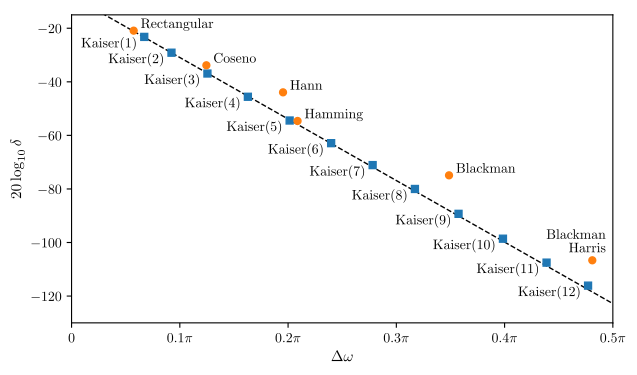

Reproduce this figure in Python.
import matplotlib.pyplot as plt
import numpy as np
from scipy import signal
from itertools import cycle

__author__ = 'ernesto'

plt.rcParams['text.usetex'] = True
plt.rcParams['text.latex.preview'] = True
plt.rcParams['text.latex.preamble'] = [r'\usepackage{amsmath}']

# parámetros
# frecuencia de corte del pasabajos
wc = np.pi / 2
# largo de la ventana
M = 33
# respuesta al impulso del pasabajos ideal
n = np.arange(M)
alpha = (M - 1) / 2
h_lp = np.sin(wc * (n - alpha)) / (np.pi * (n - alpha))
if M % 2 != 0:
    h_lp[(M - 1) // 2] = wc / np.pi
# espectro
nw = 8 * 1024
w = np.linspace(0, np.pi, nw)
# ventanas
win_names = ['boxcar', 'cosine', 'hann', 'hamming', 'blackman', 'blackmanharris']

# cálculo del ancho de banda y el error de aproximación
Nwins = len(win_names)
Dw = np.zeros((Nwins, ))
Pr = np.zeros((Nwins, ))

for j, wname in enumerate(win_names):
    window = signal.windows.get_window(wname, M, fftbins=False)
    # respuesta al impulso de pasabajos enventanado
    h = h_lp * window
    _, W = signal.freqz(h, 1, worN=w, whole=False, plot=None, fs=2 * np.pi)
    # eliminación del componente de fase lineal
    W = np.real(W * np.exp(1j * w * alpha))
    ## cálculo de A
    # indice del primer cruce por cero de W
    izc = np.argmax(W < 0)
    W_dB = 20 * np.log10(np.abs(W))
    i_max = izc + np.argmax(W_dB[izc:])
    A = W_dB[i_max]
    # cálculo de Dw
    delta = 10 ** (A / 20)
    i1 = np.argmax(W < 1 - delta)
    i2 = np.argmax(W < delta)
    Dw[j] = w[i2] - w[i1]
    Pr[j] = A

# lo mismo para ventanas de Kaiser
betas = np.arange(1, 13)
# cálculo del ancho de banda y el error de aproximación
NwinsK = len(betas)
DwK = np.zeros((NwinsK, ))
PrK = np.zeros((NwinsK, ))

for j, beta in enumerate(betas):
    window = signal.windows.kaiser(M, beta, sym=True)
    # respuesta al impulso de pasabajos enventanado
    h = h_lp * window
    _, W = signal.freqz(h, 1, worN=w, whole=False, plot=None, fs=2 * np.pi)
    # eliminación del componente de fase lineal
    W = np.real(W * np.exp(1j * w * alpha))
    ## cálculo de A
    # indice del primer cruce por cero de W
    izc = np.argmax(W < 0)
    W_dB = 20 * np.log10(np.abs(W))
    i_max = izc + np.argmax(W_dB[izc:])
    A = W_dB[i_max]
    # cálculo de Dw
    delta = 10 ** (A / 20)
    i1 = np.argmax(W < 1 - delta)
    i2 = np.argmax(W < delta)
    DwK[j] = w[i2] - w[i1]
    PrK[j] = A


# Valores teóricos
Dws = np.linspace(0, np.pi / 2, 100)
As = -((M - 1) * 2.285 * Dws + 7.95)

# verificación del cálculo del ancho de banda
fig = plt.figure(0, figsize=(7, 5), frameon=False)
plt.plot(w, W)
plt.plot(w[i1], W[i1], 'r.')
plt.plot(w[i2], W[i2], 'r.')

# Gráfica
leg = [r'$\textrm{{{}}}$'.format(win.capitalize()) for win in win_names]
# se modifican manualmente algunos nombres
leg[0] = r'$\textrm{Rectangular}$'
leg[1] = r'$\textrm{Coseno}$'
leg[-1] = r'$\textrm{Blackman Harris}$'

# ciclco de colores
prop_cycle = plt.rcParams['axes.prop_cycle']
colors = cycle(prop_cycle.by_key()['color'])
color1 = next(colors)
color2 = next(colors)

fs = 11
fs2 = 10

fig = plt.figure(1, figsize=(7, 4), frameon=False)

# Gráfica Dw vs A

# valores maximos y minimos de los ejes
xmax_ax = np.pi / 2
xmin_ax = 0
ymax_ax = -15
ymin_ax = -130
xticks = np.linspace(0.0, 0.5, 6)
xticks_labels = ['${:.1f}\pi$'.format(xt) for xt in xticks]
xticks_labels[0] = '$0$'
xticks *= np.pi

ax = plt.subplot2grid((4, 4), (0, 0), rowspan=4, colspan=4)
plt.xlim(xmin_ax, xmax_ax)
plt.ylim(ymin_ax, ymax_ax)
plt.plot(DwK, PrK, color=color1, ls='', marker='s', markersize=5)
plt.plot(Dw, Pr, color=color2, ls='', marker='o', markersize=5)
plt.plot(Dws, As, 'k--', lw=1, zorder=0)
for i in np.arange(NwinsK):
    plt.text(DwK[i]-0.02, PrK[i], r'$\textrm{{Kaiser}}({})$'.format(betas[i]), fontsize=fs2, ha='right', va='top')
for i in np.arange(Nwins - 1):
    plt.text(Dw[i] + 0.02, Pr[i], leg[i], fontsize=fs2, ha='left', va='bottom')
i += 1
plt.text(Dw[i] + 0.04, Pr[i] + 7, r'$\textrm{Blackman}$', fontsize=fs2, ha='right', va='bottom')
plt.text(Dw[i] + 0.04, Pr[i] + 2, r'$\textrm{Harris}$', fontsize=fs2, ha='right', va='bottom')

plt.xlabel('$\Delta\omega$', fontsize=fs)
plt.ylabel('$20\log_{10}\delta$', fontsize=fs)

plt.xticks(xticks, xticks_labels, usetex=True)

plt.savefig('filter_design_windowing_kaiser_bandwidth_and_ripple.pdf', bbox_inches='tight')

plt.show()
